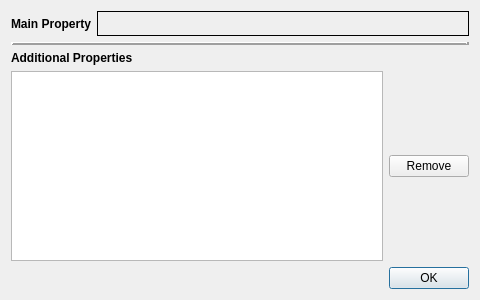
<?xml version="1.0" encoding="UTF-8"?>
<ui version="4.0">
 <class>ProxiesRemoval</class>
 <widget class="QDialog" name="ProxiesRemoval">
  <property name="geometry">
   <rect>
    <x>0</x>
    <y>0</y>
    <width>480</width>
    <height>300</height>
   </rect>
  </property>
  <property name="minimumSize">
   <size>
    <width>480</width>
    <height>300</height>
   </size>
  </property>
  <property name="windowTitle">
   <string>Remove additional properties</string>
  </property>
  <layout class="QVBoxLayout" name="verticalLayout">
   <item>
    <layout class="QHBoxLayout" name="horizontalLayout_2">
     <item>
      <widget class="QLabel" name="label_main">
       <property name="font">
        <font>
         <weight>75</weight>
         <bold>true</bold>
        </font>
       </property>
       <property name="text">
        <string>Main Property</string>
       </property>
      </widget>
     </item>
     <item>
      <widget class="QLabel" name="ui_main_property">
       <property name="sizePolicy">
        <sizepolicy hsizetype="MinimumExpanding" vsizetype="Preferred">
         <horstretch>0</horstretch>
         <verstretch>0</verstretch>
        </sizepolicy>
       </property>
       <property name="minimumSize">
        <size>
         <width>0</width>
         <height>25</height>
        </size>
       </property>
       <property name="font">
        <font>
         <weight>50</weight>
         <bold>false</bold>
        </font>
       </property>
       <property name="frameShape">
        <enum>QFrame::Box</enum>
       </property>
       <property name="text">
        <string/>
       </property>
       <property name="alignment">
        <set>Qt::AlignCenter</set>
       </property>
      </widget>
     </item>
    </layout>
   </item>
   <item>
    <widget class="Line" name="line">
     <property name="frameShadow">
      <enum>QFrame::Raised</enum>
     </property>
     <property name="lineWidth">
      <number>3</number>
     </property>
     <property name="midLineWidth">
      <number>0</number>
     </property>
     <property name="orientation">
      <enum>Qt::Horizontal</enum>
     </property>
    </widget>
   </item>
   <item>
    <widget class="QLabel" name="label">
     <property name="font">
      <font>
       <weight>75</weight>
       <bold>true</bold>
      </font>
     </property>
     <property name="text">
      <string>Additional Properties</string>
     </property>
    </widget>
   </item>
   <item>
    <layout class="QHBoxLayout" name="horizontalLayout">
     <item>
      <widget class="QListView" name="ui_list_view">
       <property name="editTriggers">
        <set>QAbstractItemView::NoEditTriggers</set>
       </property>
       <property name="alternatingRowColors">
        <bool>true</bool>
       </property>
       <property name="wordWrap">
        <bool>true</bool>
       </property>
      </widget>
     </item>
     <item>
      <widget class="QPushButton" name="ui_remove_button">
       <property name="text">
        <string>Remove</string>
       </property>
      </widget>
     </item>
    </layout>
   </item>
   <item>
    <widget class="QDialogButtonBox" name="buttonBox">
     <property name="orientation">
      <enum>Qt::Horizontal</enum>
     </property>
     <property name="standardButtons">
      <set>QDialogButtonBox::Ok</set>
     </property>
    </widget>
   </item>
  </layout>
 </widget>
 <resources/>
 <connections>
  <connection>
   <sender>buttonBox</sender>
   <signal>accepted()</signal>
   <receiver>ProxiesRemoval</receiver>
   <slot>accept()</slot>
   <hints>
    <hint type="sourcelabel">
     <x>248</x>
     <y>254</y>
    </hint>
    <hint type="destinationlabel">
     <x>157</x>
     <y>274</y>
    </hint>
   </hints>
  </connection>
  <connection>
   <sender>buttonBox</sender>
   <signal>rejected()</signal>
   <receiver>ProxiesRemoval</receiver>
   <slot>reject()</slot>
   <hints>
    <hint type="sourcelabel">
     <x>316</x>
     <y>260</y>
    </hint>
    <hint type="destinationlabel">
     <x>286</x>
     <y>274</y>
    </hint>
   </hints>
  </connection>
 </connections>
</ui>
